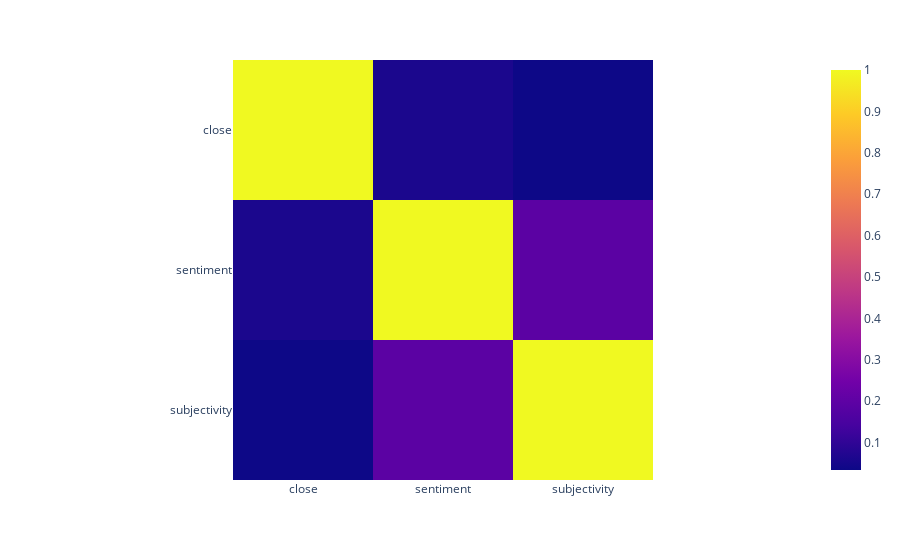

The notebook cell this image was saved under:
### Code cell
# Heatmap of correlation matrix
fig = px.imshow(corrmatrix)
fig.show()

### Figure 1 — Plotly figure (JSON) as saved in the notebook; plotly's stock layout.template omitted (floating-point values rounded to 4 significant figures)
{"data": [{"coloraxis": "coloraxis", "hovertemplate": "x: %{x}<br>y: %{y}<br>color: %{z}<extra></extra>", "name": "0", "type": "heatmap", "x": ["close", "sentiment", "subjectivity"], "xaxis": "x", "y": ["close", "sentiment", "subjectivity"], "yaxis": "y", "z": [[1, 0.06103, 0.03389], [0.06103, 1, 0.1913], [0.03389, 0.1913, 1]]}], "layout": {"coloraxis": {"colorscale": [[0, "#0d0887"], [0.1111, "#46039f"], [0.2222, "#7201a8"], [0.3333, "#9c179e"], [0.4444, "#bd3786"], [0.5556, "#d8576b"], [0.6667, "#ed7953"], [0.7778, "#fb9f3a"], [0.8889, "#fdca26"], [1, "#f0f921"]]}, "margin": {"t": 60}, "xaxis": {"anchor": "y", "constrain": "domain", "domain": [0, 1], "scaleanchor": "y"}, "yaxis": {"anchor": "x", "autorange": "reversed", "constrain": "domain", "domain": [0, 1]}}}
